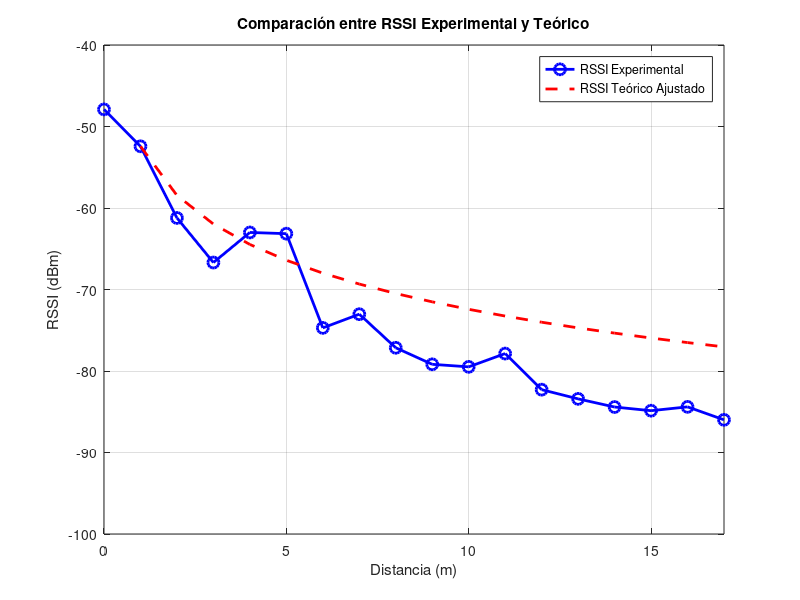

This chart was generated by the following MATLAB code:
% Datos experimentales
distancia = 0:17; % Distancia en metros
RSSI_exp = [-47.90, -52.43, -61.22, -66.69, -63.00, -63.15, -74.71, -73.03, -77.15, -79.18, ...
            -79.49, -77.86, -82.29, -83.42, -84.42, -84.87, -84.40, -85.99]; % RSSI experimental

% Parámetros del modelo teórico
f = 2412; % Frecuencia en MHz para canal 1 (WiFi 2.4 GHz)
dkm = distancia / 1000; % Convertir distancia a kilómetros
FSPL = 20 * log10(dkm) + 20 * log10(f) + 32.44; % Cálculo de FSPL

% Ajuste con K
PTX = 20; % Potencia del transmisor en dBm
K = RSSI_exp(2) - (PTX - FSPL(2)); % Ajuste usando d = 1 m
RSSI_teo = PTX - FSPL + K; % RSSI teórico ajustado

% Graficar
figure;
plot(distancia, RSSI_exp, 'bo-', 'LineWidth', 2, 'MarkerSize', 8); % Datos experimentales
hold on;
plot(distancia, RSSI_teo, 'r--', 'LineWidth', 2, 'MarkerSize', 8); % Modelo teórico ajustado

% Personalización de la gráfica
grid on;
xlabel('Distancia (m)');
ylabel('RSSI (dBm)');
title('Comparación entre RSSI Experimental y Teórico');
legend('RSSI Experimental', 'RSSI Teórico Ajustado', 'Location', 'best');
xlim([0 17]);
ylim([-100 -40]);
hold off;
